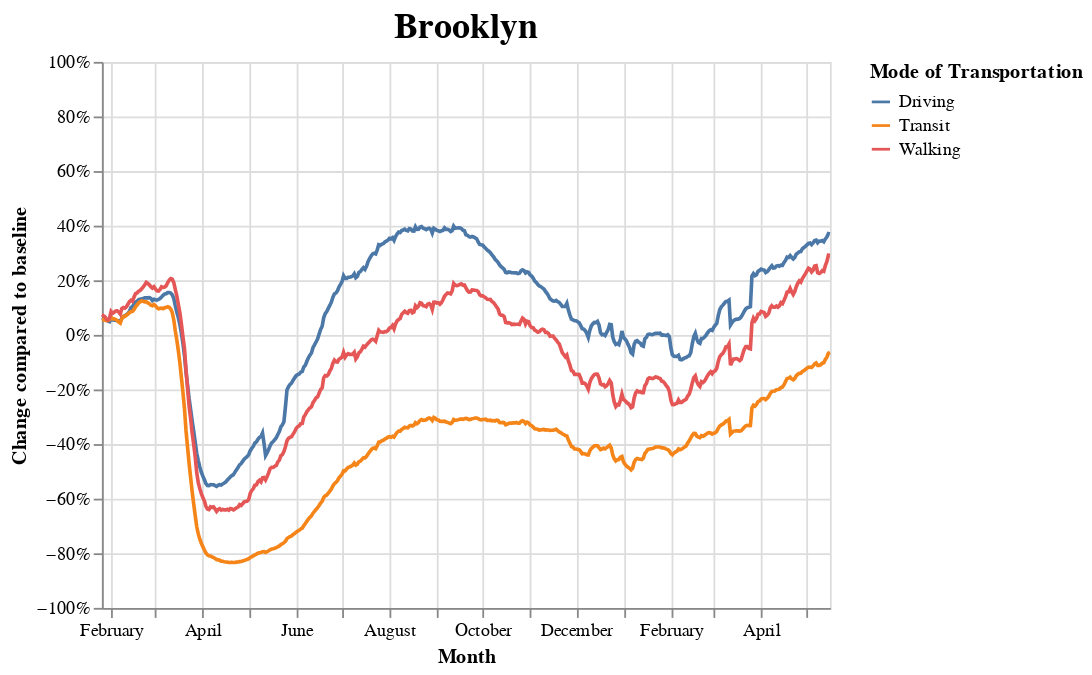

Here is the notebook cell this chart was saved with:
### Code cell
import altair as alt

source = bk

chart = alt.Chart(source).mark_line().encode(
    x=alt.X('Date', title="Month"),
    y=alt.Y('Change compared to baseline', axis=alt.Axis(format='%'), scale=alt.Scale(domain=(-1, 1))),
    color='Mode of Transportation'
).properties(
    title='Brooklyn'
)

chart.configure_title(
    fontSize=20,
    font='Helvetica',
    anchor='middle',
    color='black'
)

### Figure 1 — Vega-Lite specification as saved in the notebook (floating-point values rounded to 4 significant figures; data arrays with more than 128 entries replaced by an {"elided": "..."} marker saying what was removed)
{"config": {"view": {"continuousWidth": 400, "continuousHeight": 300}, "title": {"anchor": "middle", "color": "black", "font": "Helvetica", "fontSize": 20}}, "data": {"name": "data-2402e7dff297c8939a4329acf576a401"}, "mark": "line", "encoding": {"color": {"type": "nominal", "field": "Mode of Transportation"}, "x": {"type": "temporal", "field": "Date", "title": "Month"}, "y": {"type": "quantitative", "axis": {"format": "%"}, "field": "Change compared to baseline", "scale": {"domain": [-1, 1]}}}, "title": "Brooklyn", "$schema": "https://vega.github.io/schema/vega-lite/v4.8.1.json", "datasets": {"data-2402e7dff297c8939a4329acf576a401": {"elided": "1431 records"}}}
